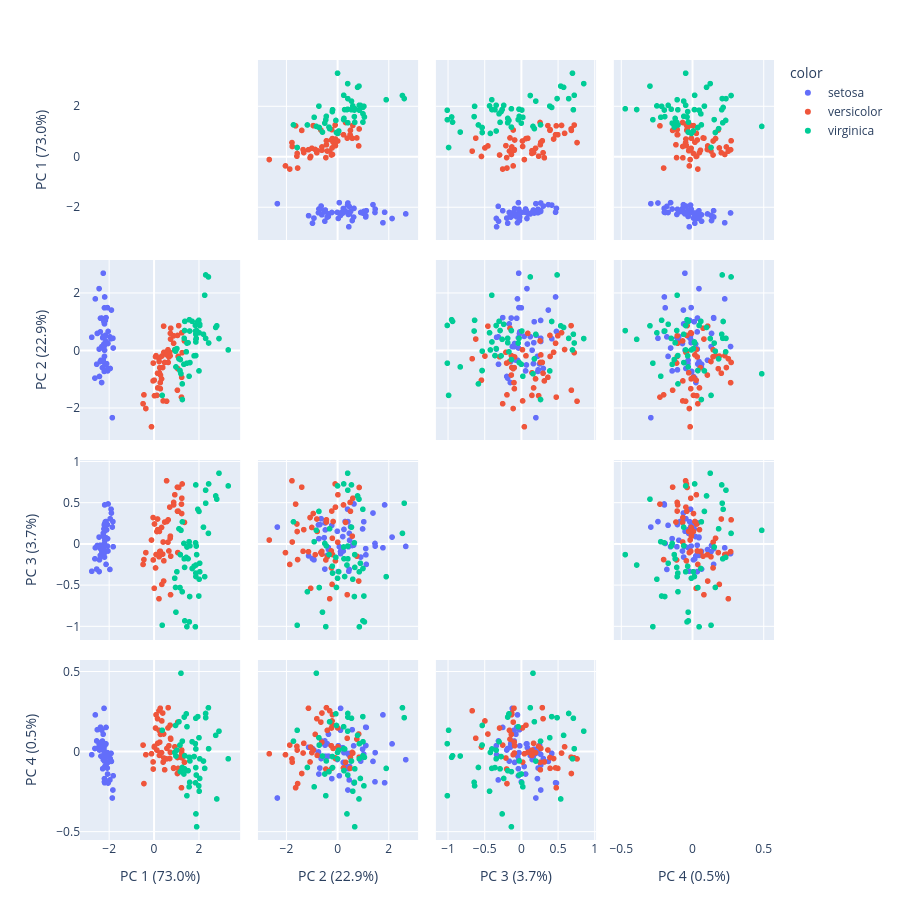

Source (notebook cell):
### Markdown cell above
###**Pairwise visualization of all the PCA components**

### Code cell
pca = PCA()
components = pca.fit_transform(X_standard)
labels = {
    str(i): f"PC {i+1} ({var:.1f}%)"
    for i, var in enumerate(pca.explained_variance_ratio_ * 100)
}

fig = px.scatter_matrix(
    components,
    labels=labels,
    dimensions=range(4),
    color=df["species"],
    width=900,
    height=900
)
fig.update_traces(diagonal_visible=False)
fig.update_layout(margin=dict(l=80, r=30, t=60, b=60))
fig.show()
